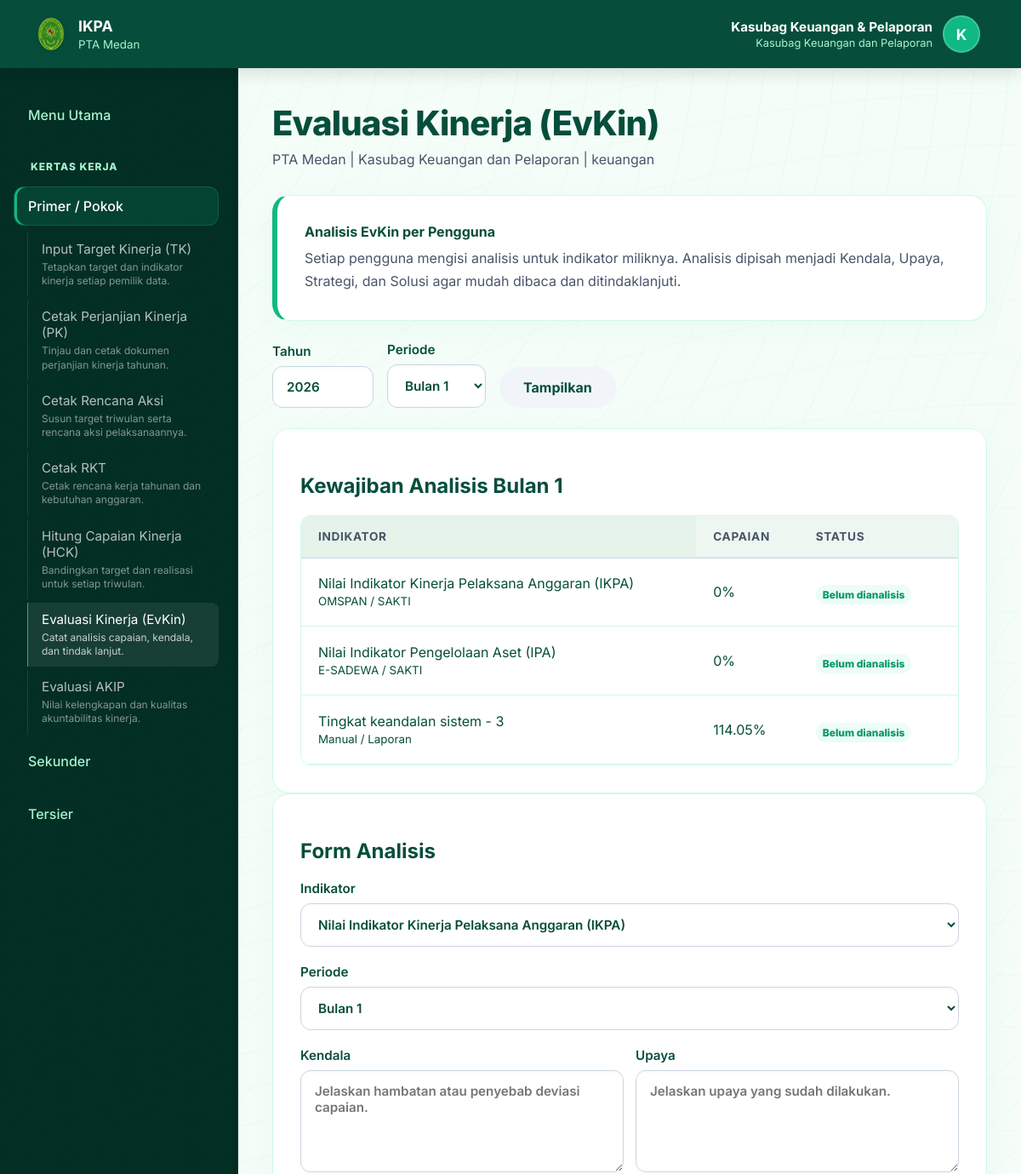
The app's page /index.php?page=evaluasi (signed in, upper part), older data.
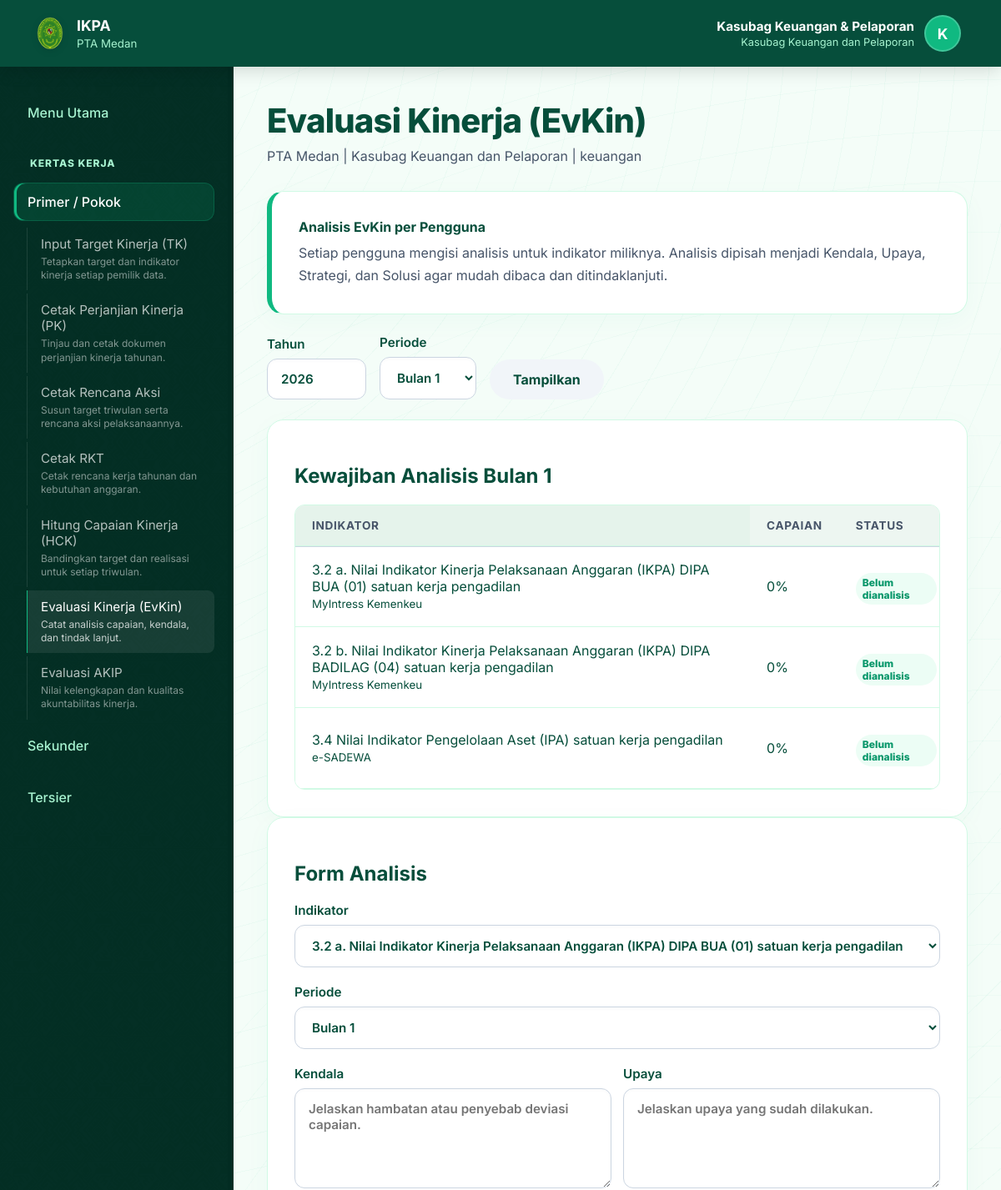
The same page, newer data.
### tables this page shows
CREATE TABLE target_kinerja (
            id INTEGER PRIMARY KEY AUTOINCREMENT,
            tahun INTEGER NOT NULL,
            unit TEXT NOT NULL,
            sasaran TEXT NOT NULL,
            indikator TEXT NOT NULL,
            target REAL NOT NULL DEFAULT 0,
            dipa01 REAL NOT NULL DEFAULT 0,
            dipa04 REAL NOT NULL DEFAULT 0,
            real_tw1 REAL NOT NULL DEFAULT 0,
            real_tw2 REAL NOT NULL DEFAULT 0,
            real_tw3 REAL NOT NULL DEFAULT 0,
            real_tw4 REAL NOT NULL DEFAULT 0
        , user_id INTEGER, created_at TEXT, updated_at TEXT, satuan TEXT NOT NULL DEFAULT "", tipe_indikator TEXT NOT NULL DEFAULT "max", sumber_data TEXT NOT NULL DEFAULT "", bobot REAL NOT NULL DEFAULT 1, target_tw1 REAL NOT NULL DEFAULT 0, target_tw2 REAL NOT NULL DEFAULT 0, target_tw3 REAL NOT NULL DEFAULT 0, target_tw4 REAL NOT NULL DEFAULT 0, analisis_kegiatan TEXT NOT NULL DEFAULT "", analisis_upaya TEXT NOT NULL DEFAULT "", analisis_strategi TEXT NOT NULL DEFAULT "", analisis_kendala TEXT NOT NULL DEFAULT "", analisis_solusi TEXT NOT NULL DEFAULT "", metadata TEXT NOT NULL DEFAULT "{}", is_mandatory INTEGER NOT NULL DEFAULT 0, target_jan REAL NOT NULL DEFAULT 0, target_feb REAL NOT NULL DEFAULT 0, target_mar REAL NOT NULL DEFAULT 0, target_apr REAL NOT NULL DEFAULT 0, target_mei REAL NOT NULL DEFAULT 0, target_jun REAL NOT NULL DEFAULT 0, target_jul REAL NOT NULL DEFAULT 0, target_agu REAL NOT NULL DEFAULT 0, target_sep REAL NOT NULL DEFAULT 0, target_okt REAL NOT NULL DEFAULT 0, target_nov REAL NOT NULL DEFAULT 0, target_des REAL NOT NULL DEFAULT 0, real_jan REAL NOT NULL DEFAULT 0, real_feb REAL NOT NULL DEFAULT 0, real_mar REAL NOT NULL DEFAULT 0, real_apr REAL NOT NULL DEFAULT 0, real_mei REAL NOT NULL DEFAULT 0, real_jun REAL NOT NULL DEFAULT 0, real_jul REAL NOT NULL DEFAULT 0, real_agu REAL NOT NULL DEFAULT 0, real_sep REAL NOT NULL DEFAULT 0, real_okt REAL NOT NULL DEFAULT 0, real_nov REAL NOT NULL DEFAULT 0, real_des REAL NOT NULL DEFAULT 0, analisis_capaian TEXT NOT NULL DEFAULT "");

### pages/evaluasi.php (the view, shortened to what the changed rows need)
<?php
$user = current_user();
$tahun = year_value();
$canViewAll = user_can('view_all_targets');
$selectedUserId = $canViewAll ? (int)($_GET['user_id'] ?? $_POST['user_id'] ?? 0) : (int)$user['id'];
$selectedTw=max(1,min(12,(int)($_GET['triwulan']??1)));
$targetQuery='SELECT tk.*,u.nama owner_nama,u.role owner_role FROM target_kinerja tk LEFT JOIN users u ON u.id=tk.user_id WHERE tk.tahun=:tahun'; $targetParams=['tahun'=>$tahun];
if($canViewAll&&$selectedUserId>0){$targetQuery.=' AND tk.user_id=:user_id';$targetParams['user_id']=$selectedUserId;}elseif(!$canViewAll){$targetQuery.=' AND tk.user_id=:user_id';$targetParams['user_id']=(int)$user['id'];}
$targetQuery.=' ORDER BY u.unit,u.role,u.nama,tk.id';$targetStmt=db()->prepare($targetQuery);$targetStmt->execute($targetParams);$targets=$targetStmt->fetchAll();
$evaluationMap=[];$mapStmt=db()->query('SELECT target_id,triwulan,COUNT(*) total FROM evaluasi GROUP BY target_id,triwulan');foreach($mapStmt->fetchAll() as $row)$evaluationMap[(int)$row['target_id'].'-'.(int)$row['triwulan']]=(int)$row['total'];
render_header('Evaluasi Kinerja (EvKin)'); ?>
<section class="panel"><h2>Kewajiban Analisis Bulan <?= $selectedTw ?></h2><div class="table-responsive data-scroll"><table><thead><tr><th>Indikator</th><th>Capaian</th><th>Status</th><th></th></tr></thead><tbody><?php foreach($targets as $target):$trend=achievement_trend($target,$selectedTw);$has=($evaluationMap[(int)$target['id'].'-'.$selectedTw]??0)>0;?><tr><td><?= h((string)$target['indikator']) ?><br><small><?= h((string)($target['sumber_data']?:'Sumber belum diisi')) ?></small></td><td><?= h((string)$trend['current']) ?>%</td><td><span class="small-badge"><?= $has?'Analisis tersedia':'Belum dianalisis' ?></span></td><td></td></tr><?php endforeach;?></tbody></table></div></section>
<section class="panel" id="form-evkin"><h2>Form Analisis</h2><form method="post" class="form-grid"><label>Indikator<select name="target_id" required><?php foreach($targets as $target):?><option value="<?= h((string)$target['id']) ?>" <?= (int)($_GET['target_id']??0)===(int)$target['id']?'selected':'' ?>><?= h((string)$target['indikator']) ?></option><?php endforeach;?></select></label></form></section>

### app/views/header.php (shortened to what the changed rows need)
<?php
$title = isset($title) ? (string) $title : 'IKPA';
$user = $user ?? null;
?>
<!doctype html>
<html lang="id">
<head>
    <link rel="stylesheet" href="assets/app.css?v=<?= time() ?>">
</head>
<body>
<?php
$isLogin = ($_GET['page'] ?? '') === 'login';
$currentPage = $_GET['page'] ?? 'beranda';
$isPublicPage = in_array($currentPage, ['beranda', 'portal', 'info'], true);
?>
<?php if (!$isLogin): ?>
<aside class="sidebar">
    <nav class="nav">
            <?php foreach (shared_workflow_groups() as $groupLabel => $items): ?>
                <?php
                $isGroupActive = false;
                foreach ($items as $item) {
                    [, $targetPage, $slug] = $item;
                    if (($_GET['page'] ?? '') === $targetPage && ($slug === null || ($_GET['slug'] ?? '') === $slug)) {
                        $isGroupActive = true;
                        break;
                    }
                    foreach (($item[3] ?? []) as [, $childTargetPage, $childSlug]) {
                        if (($_GET['page'] ?? '') === $childTargetPage && ($childSlug === null || ($_GET['slug'] ?? '') === $childSlug)) {
                            $isGroupActive = true;
                            break 2;
                        }
                    }
                }
                ?>
                <div class="nav-group <?= $isGroupActive ? 'open' : '' ?>">
                    <div class="nav-parent <?= $isGroupActive ? 'active' : '' ?>" onclick="this.closest('.nav-group').classList.toggle('open');">
                        <span class="nav-group-label"><?= h($groupLabel) ?></span>
                        <span class="nav-caret-toggle" aria-label="Buka menu <?= h($groupLabel) ?>">
                        </span>
                    </div>
                    <div class="nav-children-wrapper">
                        <div class="nav-children">
                            <?php foreach ($items as $item): ?>
                                <?php
                                [$label, $targetPage, $slug] = $item;
                                $children = $item[3] ?? [];
                                $description = (string) ($item[4] ?? '');
                                $url = 'index.php?page=' . urlencode((string) $targetPage);
                                if ($slug !== null) {
                                    $url .= '&slug=' . urlencode((string) $slug);
                                }
                                $isActive = ($_GET['page'] ?? '') === $targetPage && ($slug === null || ($_GET['slug'] ?? '') === $slug);
                                ?>
                                <?php if ($children): ?>
                                    <?php
                                    $isChildActive = false;
                                    foreach ($children as [, $childTargetPage, $childSlug]) {
                                        if (($_GET['page'] ?? '') === $childTargetPage && ($childSlug === null || ($_GET['slug'] ?? '') === $childSlug)) {
                                            $isChildActive = true;
                                            break;
                                        }
                                    }
                                    $isSubgroupOpen = $isActive || $isChildActive;
                                    ?>
                                        <div class="nav-subgroup <?= $isSubgroupOpen ? 'open' : '' ?>">
                                            <div class="nav-subgroup-parent <?= ($isActive || $isChildActive) ? 'active' : '' ?>">
                                                <a href="<?= h($url) ?>" class="<?= $isActive ? 'active' : '' ?>">
                                                    <span class="nav-item-label"><?= h((string) $label) ?></span>
                                                    <?php if ($description !== ''): ?><small class="nav-item-description"><?= h($description) ?></small><?php endif; ?>
                                                </a>
                                            <span class="nav-subgroup-toggle" aria-label="Buka submenu <?= h((string) $label) ?>" onclick="this.closest('.nav-subgroup').classList.toggle('open');">
                                                <i class="ph-bold ph-caret-down nav-sub-caret"></i>
                                            </span>
                                        </div>
                                        <div class="nav-subchildren-wrapper">
                                            <div class="nav-subchildren">
                                                <?php foreach ($children as $child): ?>
                                                    <?php
                                                    [$childLabel, $childTargetPage, $childSlug] = $child;
                                                    $childDescription = (string) ($child[3] ?? '');
                                                    $childUrl = 'index.php?page=' . urlencode((string) $childTargetPage);
                                                    if ($childSlug !== null) {
                                                        $childUrl .= '&slug=' . urlencode((string) $childSlug);
                                                    }
                                                    $isChildItemActive = ($_GET['page'] ?? '') === $childTargetPage && ($childSlug === null || ($_GET['slug'] ?? '') === $childSlug);
                                                    ?>
                                                    <a href="<?= h($childUrl) ?>" class="<?= $isChildItemActive ? 'active' : '' ?>">
                                                        <span class="nav-item-label"><?= h((string) $childLabel) ?></span>
                                                        <?php if ($childDescription !== ''): ?><small class="nav-item-description"><?= h($childDescription) ?></small><?php endif; ?>
                                                    </a>
                                                <?php endforeach; ?>
                                            </div>
                                        </div>
                                    </div>
                                <?php else: ?>
                                    <a href="<?= h($url) ?>" class="<?= $isActive ? 'active' : '' ?>">
                                        <span class="nav-item-label"><?= h((string) $label) ?></span>
                                        <?php if ($description !== ''): ?><small class="nav-item-description"><?= h($description) ?></small><?php endif; ?>
                                    </a>
                                <?php endif; ?>
                            <?php endforeach; ?>
                        </div>
                    </div>
                </div>
            <?php endforeach; ?>
    </nav>
</aside>
<?php endif; ?>
<main class="shell <?= $isLogin ? 'login-shell-mode' : ($isPublicPage ? 'public-shell-mode' : '') ?> <?= defined('PORTAL_MODULE_PAGE') ? 'portal-module-shell' : '' ?>">
    <?php if ($user && !$isPublicPage && !defined('HIDE_PAGE_TOPBAR')): ?>
        <header class="topbar">
            <div>
                <h1><?= h($title) ?></h1>
            </div>
        </header>
    <?php endif; ?>

Row changes from the older to the newer data that the page shows:
removed target_kinerja: indikator "Nilai Indikator Kinerja Pelaksana Anggaran (IKPA)", sumber_data "OMSPAN / SAKTI", current "0", shows "Belum dianalisis"
removed target_kinerja: indikator "Nilai Indikator Pengelolaan Aset (IPA)", sumber_data "E-SADEWA / SAKTI", current "0", shows "Belum dianalisis"
removed target_kinerja: indikator "Tingkat keandalan sistem - 3", sumber_data "Manual / Laporan", current "114.05", shows "Belum dianalisis"
added target_kinerja: indikator "3.2 a. Nilai Indikator Kinerja Pelaksanaan Anggaran (IKPA) DIPA BUA (01) satuan kerja pengadilan", sumber_data "MyIntress Kemenkeu", current "0", shows "Belum dianalisis"
added target_kinerja: indikator "3.2 b. Nilai Indikator Kinerja Pelaksanaan Anggaran (IKPA) DIPA BADILAG (04) satuan kerja pengadilan", sumber_data "MyIntress Kemenkeu", current "0", shows "Belum dianalisis"
added target_kinerja: indikator "3.4 Nilai Indikator Pengelolaan Aset (IPA) satuan kerja pengadilan", sumber_data "e-SADEWA", current "0", shows "Belum dianalisis"
Text that changed along with them:
form field target_id: "Nilai Indikator Kinerja Pelaksana Anggaran (IKPA)" → "3.2 a. Nilai Indikator Kinerja Pelaksanaan Anggaran (IKPA) DIPA BUA (01) satuan kerja pengadilan"
